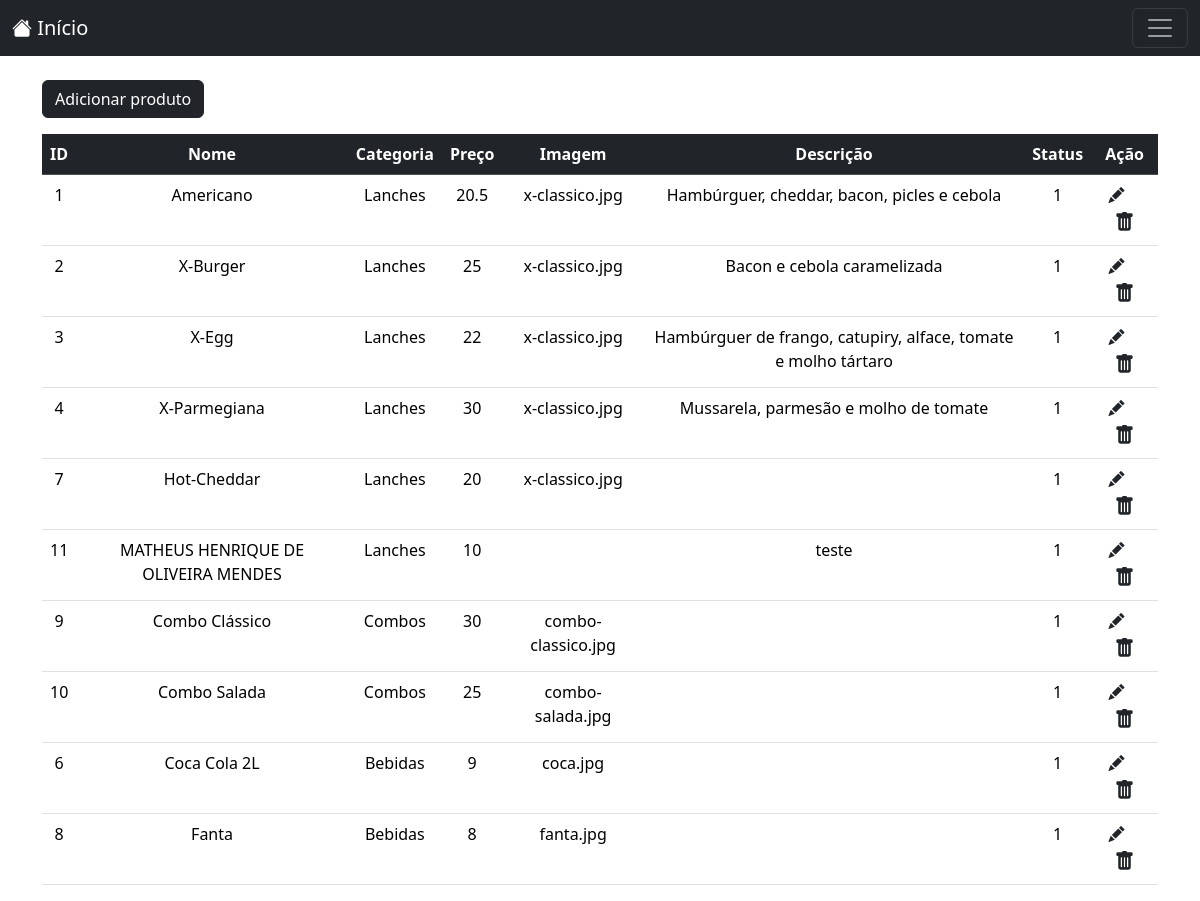
Before: /admin/index.php (signed in) with the older database file.
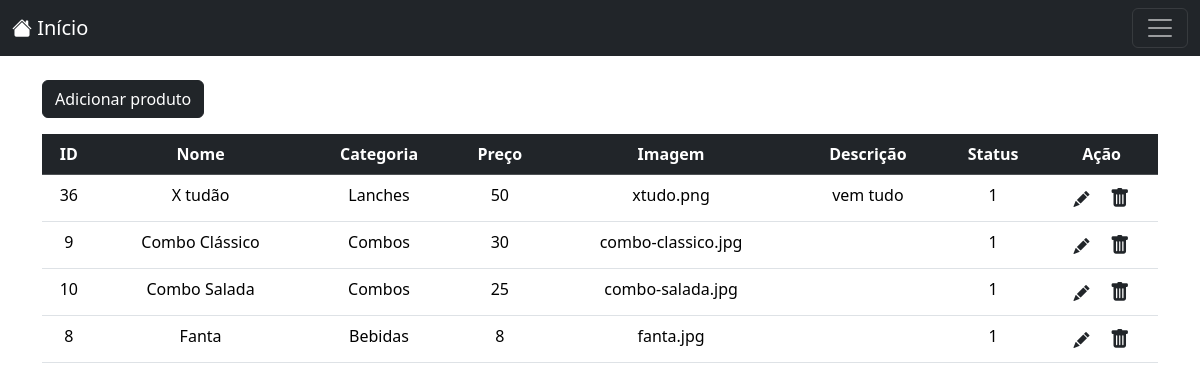
After: the same page with the newer database file.
### tables this page shows
CREATE TABLE `produtos` (
  `id` int(11) NOT NULL,
  `name` text NOT NULL,
  `id_categoria` int(11) NOT NULL,
  `price` double NOT NULL,
  `description` text NOT NULL,
  `images` text NOT NULL,
  `status` tinyint(1) NOT NULL
);

CREATE TABLE `categorias` (
  `id` int(11) NOT NULL,
  `nome` varchar(100) NOT NULL,
  `imagem` varchar(100) NOT NULL,
  `status` tinyint(1) NOT NULL
);

### class/Admin.php (called while the page is built, shortened)
<?php
class Admin
{
	private $produtosTable = 'produtos';
	private $con;
	public function __construct($db)
	{
		$this->con = $db;
	}
	public function allProdutos(){
		$stmt = $this->con->prepare("SELECT id, name, id_categoria, price, description, images, status FROM ".$this->produtosTable. " order by id_categoria desc");
		$stmt->execute();
		$result = $stmt->get_result();
		return $result;
	}
}

### class/Categoria.php (called while the page is built, shortened)
<?php
class Categoria {
	private $categoriasTable = 'categorias';
	private $con;
	public function __construct($db){
        $this->con = $db;
    }
	public function nomeCategoria($id){
		$stmt = $this->con->prepare("SELECT nome FROM ".$this->categoriasTable. " WHERE id = ".$id);
		$stmt->execute();
		$result = $stmt->get_result();
		$item = $result->fetch_assoc();
		return $item['nome'];
	}
}
?>

### admin/index.php (the view, shortened to what this page needs)
<?php
include_once '../config/Database.php';
include_once '../class/Categoria.php';
include_once '../class/Admin.php';
$database = new Database();
$db = $database->getConexao();
$categoria = new Categoria($db);
$admin = new Admin($db);
include('../inc/header.php');
include('./inc/nav.php');
?>
	<div class="container mt-4">
		<a href="addproduto.php" class="btn btn-dark mb-3">Adicionar produto</a>
		<table class="table table-hover text-center">
			<thead class="table-dark">
				<tr>
					<th scope="col">ID</th>
					<th scope="col">Nome</th>
					<th scope="col">Categoria</th>
					<th scope="col">Preço</th>
					<th scope="col">Imagem</th>
					<th scope="col">Descrição</th>
					<th scope="col">Status</th>
					<th scope="col">Ação</th>
				</tr>
			</thead>
			<tbody>
				<?php
					$items = $admin->allProdutos();
					while($item = $items->fetch_assoc()){
						?>
						<tr>
							<td><?php echo $item['id']?></td>
							<td><?php echo $item['name']?></td>
							<td><?php echo $categoria->nomeCategoria($item['id_categoria'])?></td>
							<td><?php echo $item['price']?></td>
							<td><?php echo $item['images']?></td>
							<td><?php echo $item['description']?></td>
							<td><?php echo $item['status']?></td>
							<td>
								<a href="edit.php?id=<?php echo $item['id'] ?>" class="link-dark"><i class="bi bi-pencil-fill me-3"></i></a>
								<a href="delete.php?id=<?php echo $item['id'] ?>" class="link-dark"><i class="bi bi-trash-fill fs-5"></i></a>
							</td>
						</tr>
						<?php
					}
				?>
			</tbody>
		</table>
	</div>
</body>
</html>

### inc/header.php (shortened to what this page needs)
<!DOCTYPE html>
<html>
<head>
    <link rel="stylesheet" href="https://cdn.jsdelivr.net/npm/bootstrap-icons@1.10.2/font/bootstrap-icons.css">
    <link href="https://cdn.jsdelivr.net/npm/bootstrap@5.3.2/dist/css/bootstrap.min.css" rel="stylesheet">
    <link rel="stylesheet" href="/css/alert.css">

### admin/inc/nav.php (shortened to what this page needs)
<nav class="navbar navbar-dark bg-dark ">
    <div class="container-fluid">
        <a class="navbar-brand" href="index.php"><i class="bi bi-house-fill"></i> Início</a>
        <button class="navbar-toggler" type="button" data-bs-toggle="offcanvas" data-bs-target="#offcanvasDarkNavbar" aria-controls="offcanvasDarkNavbar">
            <span class="navbar-toggler-icon"></span>
        </button>
    </div>
</nav>

Changed rows visible on the page:
removed produtos: id "1", name "Americano", id_categoria.nome "Lanches", price "20.5", images "x-classico.jpg", description "Hambúrguer, cheddar, bacon, picles e cebola", status "1"
removed produtos: id "2", name "X-Burger", id_categoria.nome "Lanches", price "25", images "x-classico.jpg", description "Bacon e cebola caramelizada", status "1"
removed produtos: id "3", name "X-Egg", id_categoria.nome "Lanches", price "22", images "x-classico.jpg", description "Hambúrguer de frango, catupiry, alface, tomate e molho tártaro", status "1"
removed produtos: id "4", name "X-Parmegiana", id_categoria.nome "Lanches", price "30", images "x-classico.jpg", description "Mussarela, parmesão e molho de tomate", status "1"
removed produtos: id "7", name "Hot-Cheddar", id_categoria.nome "Lanches", price "20", images "x-classico.jpg", status "1"
removed produtos: id "11", name "MATHEUS HENRIQUE DE OLIVEIRA MENDES", id_categoria.nome "Lanches", price "10", description "teste", status "1"
removed produtos: id "6", name "Coca Cola 2L", id_categoria.nome "Bebidas", price "9", images "coca.jpg", status "1"
added produtos: id "36", name "X tudão", id_categoria.nome "Lanches", price "50", images "xtudo.png", description "vem tudo", status "1"
